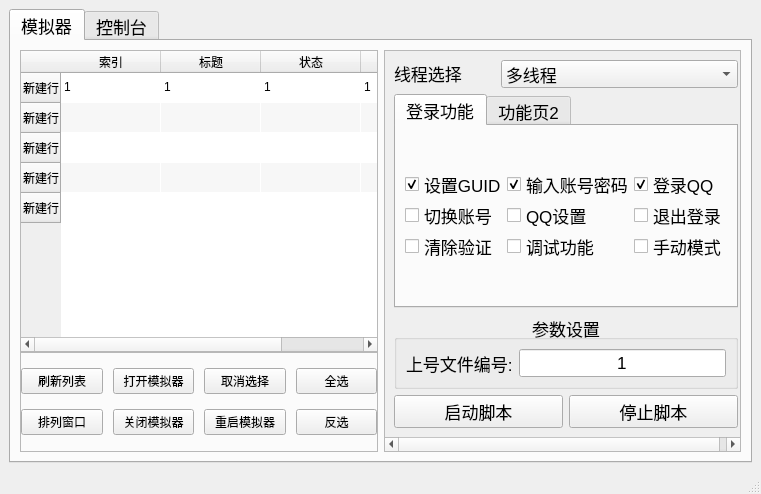
<?xml version="1.0" encoding="UTF-8"?>
<ui version="4.0">
 <class>MainWindow</class>
 <widget class="QMainWindow" name="MainWindow">
  <property name="geometry">
   <rect>
    <x>0</x>
    <y>0</y>
    <width>761</width>
    <height>494</height>
   </rect>
  </property>
  <property name="windowTitle">
   <string>QQ中控</string>
  </property>
  <widget class="QWidget" name="centralwidget">
   <layout class="QHBoxLayout" name="horizontalLayout">
    <item>
     <widget class="QTabWidget" name="tabWidget">
      <property name="font">
       <font>
        <pointsize>13</pointsize>
       </font>
      </property>
      <property name="currentIndex">
       <number>0</number>
      </property>
      <widget class="QWidget" name="tab">
       <attribute name="title">
        <string>模拟器</string>
       </attribute>
       <layout class="QHBoxLayout" name="horizontalLayout_3">
        <item>
         <layout class="QVBoxLayout" name="verticalLayout_6" stretch="6,2">
          <property name="spacing">
           <number>0</number>
          </property>
          <property name="topMargin">
           <number>0</number>
          </property>
          <property name="bottomMargin">
           <number>0</number>
          </property>
          <item>
           <widget class="QTableWidget" name="table_emulator">
            <property name="font">
             <font>
              <pointsize>9</pointsize>
             </font>
            </property>
            <property name="styleSheet">
             <string notr="true">gridline-color: rgb(255, 0, 0)</string>
            </property>
            <property name="lineWidth">
             <number>0</number>
            </property>
            <property name="alternatingRowColors">
             <bool>true</bool>
            </property>
            <property name="selectionMode">
             <enum>QAbstractItemView::MultiSelection</enum>
            </property>
            <property name="selectionBehavior">
             <enum>QAbstractItemView::SelectRows</enum>
            </property>
            <property name="textElideMode">
             <enum>Qt::ElideRight</enum>
            </property>
            <property name="showGrid">
             <bool>true</bool>
            </property>
            <property name="gridStyle">
             <enum>Qt::NoPen</enum>
            </property>
            <property name="sortingEnabled">
             <bool>false</bool>
            </property>
            <attribute name="horizontalHeaderVisible">
             <bool>true</bool>
            </attribute>
            <attribute name="horizontalHeaderCascadingSectionResizes">
             <bool>false</bool>
            </attribute>
            <attribute name="horizontalHeaderMinimumSectionSize">
             <number>15</number>
            </attribute>
            <attribute name="verticalHeaderMinimumSectionSize">
             <number>15</number>
            </attribute>
            <row>
             <property name="text">
              <string>新建行</string>
             </property>
            </row>
            <row>
             <property name="text">
              <string>新建行</string>
             </property>
            </row>
            <row>
             <property name="text">
              <string>新建行</string>
             </property>
            </row>
            <row>
             <property name="text">
              <string>新建行</string>
             </property>
            </row>
            <row>
             <property name="text">
              <string>新建行</string>
             </property>
            </row>
            <column>
             <property name="text">
              <string>索引</string>
             </property>
             <property name="textAlignment">
              <set>AlignCenter</set>
             </property>
            </column>
            <column>
             <property name="text">
              <string>标题</string>
             </property>
            </column>
            <column>
             <property name="text">
              <string>状态</string>
             </property>
            </column>
            <column>
             <property name="text">
              <string>脚本描述</string>
             </property>
            </column>
            <item row="0" column="0">
             <property name="text">
              <string>1</string>
             </property>
            </item>
            <item row="0" column="1">
             <property name="text">
              <string>1</string>
             </property>
            </item>
            <item row="0" column="2">
             <property name="text">
              <string>1</string>
             </property>
            </item>
            <item row="0" column="3">
             <property name="text">
              <string>1</string>
             </property>
            </item>
           </widget>
          </item>
          <item>
           <widget class="QStackedWidget" name="stackedWidget">
            <property name="font">
             <font>
              <pointsize>9</pointsize>
             </font>
            </property>
            <property name="frameShape">
             <enum>QFrame::StyledPanel</enum>
            </property>
            <property name="frameShadow">
             <enum>QFrame::Raised</enum>
            </property>
            <property name="lineWidth">
             <number>1</number>
            </property>
            <property name="currentIndex">
             <number>0</number>
            </property>
            <widget class="QWidget" name="page">
             <layout class="QGridLayout" name="gridLayout_4" rowstretch="0,0,0" columnstretch="0,0,0,0,0">
              <property name="leftMargin">
               <number>0</number>
              </property>
              <property name="topMargin">
               <number>0</number>
              </property>
              <property name="rightMargin">
               <number>0</number>
              </property>
              <property name="bottomMargin">
               <number>0</number>
              </property>
              <property name="horizontalSpacing">
               <number>10</number>
              </property>
              <property name="verticalSpacing">
               <number>0</number>
              </property>
              <item row="2" column="0">
               <widget class="QPushButton" name="btn_sort_window">
                <property name="text">
                 <string>排列窗口</string>
                </property>
               </widget>
              </item>
              <item row="1" column="0">
               <widget class="QPushButton" name="btn_refresh_table">
                <property name="text">
                 <string>刷新列表</string>
                </property>
               </widget>
              </item>
              <item row="1" column="4">
               <widget class="QPushButton" name="btn_select_all">
                <property name="text">
                 <string>全选</string>
                </property>
               </widget>
              </item>
              <item row="1" column="3">
               <widget class="QPushButton" name="btn_select_cancel">
                <property name="text">
                 <string>取消选择</string>
                </property>
               </widget>
              </item>
              <item row="2" column="2">
               <widget class="QPushButton" name="btn_close_ld">
                <property name="text">
                 <string>关闭模拟器</string>
                </property>
               </widget>
              </item>
              <item row="2" column="4">
               <widget class="QPushButton" name="btn_select_invert">
                <property name="text">
                 <string>反选</string>
                </property>
               </widget>
              </item>
              <item row="1" column="2">
               <widget class="QPushButton" name="btn_open_ld">
                <property name="text">
                 <string>打开模拟器</string>
                </property>
               </widget>
              </item>
              <item row="2" column="3">
               <widget class="QPushButton" name="btn_restart_ld">
                <property name="text">
                 <string>重启模拟器</string>
                </property>
               </widget>
              </item>
             </layout>
            </widget>
            <widget class="QWidget" name="page_2">
             <layout class="QGridLayout" name="gridLayout_6">
              <item row="0" column="1">
               <widget class="QPushButton" name="btn_copy_qq_number">
                <property name="text">
                 <string>复制QQ</string>
                </property>
               </widget>
              </item>
              <item row="0" column="0">
               <widget class="QPushButton" name="btn_copy_guid">
                <property name="text">
                 <string>复制GUID</string>
                </property>
               </widget>
              </item>
              <item row="1" column="0">
               <widget class="QPushButton" name="btn_import_qq">
                <property name="text">
                 <string>批量导入</string>
                </property>
               </widget>
              </item>
              <item row="0" column="2">
               <widget class="QPushButton" name="btn_copy_password">
                <property name="text">
                 <string>复制密码</string>
                </property>
               </widget>
              </item>
              <item row="0" column="3">
               <widget class="QLabel" name="label_7">
                <property name="text">
                 <string/>
                </property>
               </widget>
              </item>
             </layout>
            </widget>
           </widget>
          </item>
         </layout>
        </item>
        <item>
         <layout class="QVBoxLayout" name="verticalLayout_2">
          <item>
           <widget class="QScrollArea" name="scrollArea">
            <property name="widgetResizable">
             <bool>true</bool>
            </property>
            <widget class="QWidget" name="scrollAreaWidgetContents">
             <property name="geometry">
              <rect>
               <x>0</x>
               <y>0</y>
               <width>355</width>
               <height>395</height>
              </rect>
             </property>
             <layout class="QVBoxLayout" name="verticalLayout_3">
              <item>
               <layout class="QHBoxLayout" name="horizontalLayout_2" stretch="3,7">
                <item>
                 <widget class="QLabel" name="label_4">
                  <property name="text">
                   <string>&lt;html&gt;&lt;head/&gt;&lt;body&gt;&lt;p&gt;线程选择&lt;/p&gt;&lt;/body&gt;&lt;/html&gt;</string>
                  </property>
                 </widget>
                </item>
                <item>
                 <widget class="QComboBox" name="cmb_thread">
                  <property name="layoutDirection">
                   <enum>Qt::LeftToRight</enum>
                  </property>
                  <item>
                   <property name="text">
                    <string>多线程</string>
                   </property>
                  </item>
                  <item>
                   <property name="text">
                    <string>单线程</string>
                   </property>
                  </item>
                 </widget>
                </item>
               </layout>
              </item>
              <item>
               <widget class="QTabWidget" name="tabWidget_2">
                <property name="currentIndex">
                 <number>0</number>
                </property>
                <widget class="QWidget" name="tab_3">
                 <attribute name="title">
                  <string>登录功能</string>
                 </attribute>
                 <layout class="QGridLayout" name="gridLayout_3">
                  <item row="1" column="0">
                   <layout class="QGridLayout" name="gridLayout" rowstretch="3,0,0" columnstretch="0,0,0,0">
                    <property name="spacing">
                     <number>0</number>
                    </property>
                    <item row="0" column="0">
                     <widget class="QCheckBox" name="checkbox_set_guid">
                      <property name="text">
                       <string>设置GUID</string>
                      </property>
                      <property name="checked">
                       <bool>true</bool>
                      </property>
                     </widget>
                    </item>
                    <item row="0" column="1">
                     <widget class="QCheckBox" name="checkbox_input_data">
                      <property name="text">
                       <string>输入账号密码</string>
                      </property>
                      <property name="checked">
                       <bool>true</bool>
                      </property>
                     </widget>
                    </item>
                    <item row="0" column="3">
                     <widget class="QCheckBox" name="checkbox_login_qq">
                      <property name="text">
                       <string>登录QQ</string>
                      </property>
                      <property name="checked">
                       <bool>true</bool>
                      </property>
                     </widget>
                    </item>
                    <item row="1" column="3">
                     <widget class="QCheckBox" name="checkbox_quit_login">
                      <property name="text">
                       <string>退出登录</string>
                      </property>
                     </widget>
                    </item>
                    <item row="2" column="3">
                     <widget class="QCheckBox" name="checkbox_auto_enable">
                      <property name="text">
                       <string>手动模式</string>
                      </property>
                     </widget>
                    </item>
                    <item row="1" column="1">
                     <widget class="QCheckBox" name="checkbox_qq_setting">
                      <property name="text">
                       <string>QQ设置</string>
                      </property>
                      <property name="checked">
                       <bool>false</bool>
                      </property>
                     </widget>
                    </item>
                    <item row="1" column="0">
                     <widget class="QCheckBox" name="checkbox_switch_login">
                      <property name="text">
                       <string>切换账号</string>
                      </property>
                      <property name="checked">
                       <bool>false</bool>
                      </property>
                     </widget>
                    </item>
                    <item row="2" column="1">
                     <widget class="QCheckBox" name="checkbox_debug">
                      <property name="text">
                       <string>调试功能</string>
                      </property>
                      <property name="checkable">
                       <bool>true</bool>
                      </property>
                     </widget>
                    </item>
                    <item row="2" column="0">
                     <widget class="QCheckBox" name="checkbox_clear_verfity">
                      <property name="text">
                       <string>清除验证</string>
                      </property>
                      <property name="checked">
                       <bool>false</bool>
                      </property>
                     </widget>
                    </item>
                   </layout>
                  </item>
                 </layout>
                </widget>
                <widget class="QWidget" name="tab_4">
                 <attribute name="title">
                  <string>功能页2</string>
                 </attribute>
                 <layout class="QGridLayout" name="gridLayout_7">
                  <item row="0" column="0">
                   <widget class="QCheckBox" name="checkbox_jump_scan_page">
                    <property name="text">
                     <string>跳转扫码页</string>
                    </property>
                   </widget>
                  </item>
                  <item row="0" column="1">
                   <widget class="QCheckBox" name="checkbox_scan_login">
                    <property name="text">
                     <string>扫码登录</string>
                    </property>
                   </widget>
                  </item>
                 </layout>
                </widget>
               </widget>
              </item>
              <item>
               <widget class="QGroupBox" name="groupBox_3">
                <property name="title">
                 <string>参数设置</string>
                </property>
                <property name="alignment">
                 <set>Qt::AlignCenter</set>
                </property>
                <layout class="QGridLayout" name="gridLayout_2">
                 <item row="0" column="0">
                  <widget class="QLabel" name="label">
                   <property name="text">
                    <string>上号文件编号:</string>
                   </property>
                  </widget>
                 </item>
                 <item row="0" column="1">
                  <widget class="QLineEdit" name="input_number_index">
                   <property name="text">
                    <string>1</string>
                   </property>
                   <property name="alignment">
                    <set>Qt::AlignCenter</set>
                   </property>
                  </widget>
                 </item>
                </layout>
               </widget>
              </item>
              <item>
               <layout class="QGridLayout" name="gridLayout_5">
                <item row="0" column="1">
                 <widget class="QPushButton" name="btn_stop_script">
                  <property name="text">
                   <string>停止脚本</string>
                  </property>
                 </widget>
                </item>
                <item row="0" column="0">
                 <widget class="QPushButton" name="btn_startup_script">
                  <property name="text">
                   <string>启动脚本</string>
                  </property>
                 </widget>
                </item>
               </layout>
              </item>
             </layout>
            </widget>
           </widget>
          </item>
         </layout>
        </item>
       </layout>
      </widget>
      <widget class="QWidget" name="tab_2">
       <attribute name="title">
        <string>控制台</string>
       </attribute>
       <layout class="QVBoxLayout" name="verticalLayout_5">
        <item>
         <widget class="QGroupBox" name="groupBox">
          <property name="title">
           <string>日志输出</string>
          </property>
          <layout class="QVBoxLayout" name="verticalLayout">
           <item>
            <widget class="QTextBrowser" name="text_console">
             <property name="font">
              <font>
               <pointsize>14</pointsize>
              </font>
             </property>
             <property name="html">
              <string>&lt;!DOCTYPE HTML PUBLIC &quot;-//W3C//DTD HTML 4.0//EN&quot; &quot;http://www.w3.org/TR/REC-html40/strict.dtd&quot;&gt;
&lt;html&gt;&lt;head&gt;&lt;meta name=&quot;qrichtext&quot; content=&quot;1&quot; /&gt;&lt;style type=&quot;text/css&quot;&gt;
p, li { white-space: pre-wrap; }
&lt;/style&gt;&lt;/head&gt;&lt;body style=&quot; font-family:'Sans Serif'; font-size:14pt; font-weight:400; font-style:normal;&quot;&gt;
&lt;p style=&quot;-qt-paragraph-type:empty; margin-top:0px; margin-bottom:0px; margin-left:0px; margin-right:0px; -qt-block-indent:0; text-indent:0px; font-size:9pt;&quot;&gt;&lt;br /&gt;&lt;/p&gt;&lt;/body&gt;&lt;/html&gt;</string>
             </property>
            </widget>
           </item>
          </layout>
         </widget>
        </item>
       </layout>
      </widget>
     </widget>
    </item>
   </layout>
  </widget>
  <widget class="QStatusBar" name="statusbar"/>
 </widget>
 <resources/>
 <connections/>
</ui>
